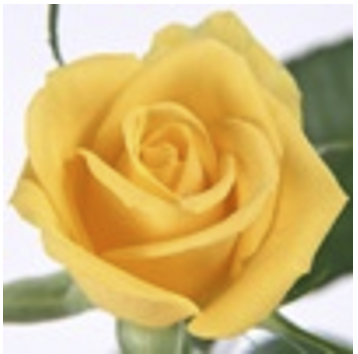
#> input picture btaplon3/a.png, 358 x 354 px, found by its file name
$ python bai2.py
#> lines starting #> are read from the running program, lines starting #| are printed output that depends on the picture
import cv2
import numpy as np
from sklearn.cluster import KMeans

# Đọc ảnh
img_path = "C:\\Users\\ADMIN\\Desktop\\trituenhantao\\btaplon3\\a.png"
image = cv2.imread(img_path, 1)  # Use 1 for loading the image in color
#> image is the input picture: shape (354, 358, 3); mean B, G, R 122.3, 185.1, 210.6

# Reshape hình ảnh thành ma trận 2D
pixels = image.reshape(-1, 3)

# Sử dụng K-means để phân cụm các pixel thành 3 nhóm màu
kmeans = KMeans(n_clusters=3)
kmeans.fit(pixels)

# Lấy ra các nhãn cho từng pixel
labels = kmeans.labels_

# Tìm label của nhóm có giá trị trung bình cao nhất
counts = np.bincount(labels)
dominant_color_label = np.argmax(counts)

# Tạo mask cho các pixel thuộc nhóm có label giống nhãn của nhóm màu chính
mask = (labels == dominant_color_label).reshape(image.shape[0], image.shape[1]).astype(np.uint8)

# Áp dụng mask để giữ lại bông hoa, còn lại là nền đen
flower_only = cv2.bitwise_and(image, image, mask=mask)
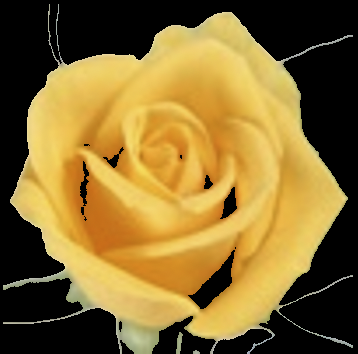
#> flower_only: shape (354, 358, 3); mean B, G, R 49.3, 107.5, 133.2

# Hiển thị hình ảnh bông hoa và nền đen
cv2.imshow('Flower Only', flower_only)
cv2.waitKey(0)
cv2.destroyAllWindows()
